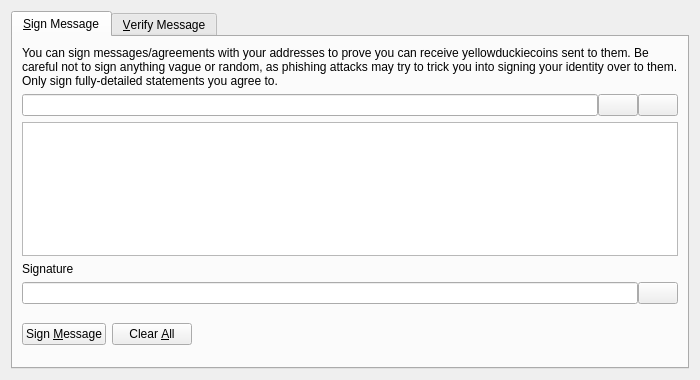
<?xml version="1.0" encoding="UTF-8"?>
<ui version="4.0">
 <class>SignVerifyMessageDialog</class>
 <widget class="QDialog" name="SignVerifyMessageDialog">
  <property name="geometry">
   <rect>
    <x>0</x>
    <y>0</y>
    <width>700</width>
    <height>380</height>
   </rect>
  </property>
  <property name="windowTitle">
   <string>Signatures - Sign / Verify a Message</string>
  </property>
  <property name="modal">
   <bool>true</bool>
  </property>
  <layout class="QVBoxLayout" name="verticalLayout">
   <item>
    <widget class="QTabWidget" name="tabWidget">
     <property name="currentIndex">
      <number>0</number>
     </property>
     <widget class="QWidget" name="tabSignMessage">
      <attribute name="title">
       <string>&amp;Sign Message</string>
      </attribute>
      <layout class="QVBoxLayout" name="verticalLayout_SM">
       <item>
        <widget class="QLabel" name="infoLabel_SM">
         <property name="text">
          <string>You can sign messages/agreements with your addresses to prove you can receive yellowduckiecoins sent to them. Be careful not to sign anything vague or random, as phishing attacks may try to trick you into signing your identity over to them. Only sign fully-detailed statements you agree to.</string>
         </property>
         <property name="textFormat">
          <enum>Qt::PlainText</enum>
         </property>
         <property name="wordWrap">
          <bool>true</bool>
         </property>
        </widget>
       </item>
       <item>
        <layout class="QHBoxLayout" name="horizontalLayout_1_SM">
         <property name="spacing">
          <number>0</number>
         </property>
         <item>
          <widget class="QValidatedLineEdit" name="addressIn_SM">
           <property name="toolTip">
            <string>The YellowDuckieCoin address to sign the message with</string>
           </property>
          </widget>
         </item>
         <item>
          <widget class="QPushButton" name="addressBookButton_SM">
           <property name="toolTip">
            <string>Choose previously used address</string>
           </property>
           <property name="text">
            <string/>
           </property>
           <property name="icon">
            <iconset resource="../yellowduckiecoin.qrc">
             <normaloff>:/icons/address-book</normaloff>:/icons/address-book</iconset>
           </property>
           <property name="shortcut">
            <string>Alt+A</string>
           </property>
           <property name="autoDefault">
            <bool>false</bool>
           </property>
          </widget>
         </item>
         <item>
          <widget class="QPushButton" name="pasteButton_SM">
           <property name="toolTip">
            <string>Paste address from clipboard</string>
           </property>
           <property name="text">
            <string/>
           </property>
           <property name="icon">
            <iconset resource="../yellowduckiecoin.qrc">
             <normaloff>:/icons/editpaste</normaloff>:/icons/editpaste</iconset>
           </property>
           <property name="shortcut">
            <string>Alt+P</string>
           </property>
           <property name="autoDefault">
            <bool>false</bool>
           </property>
          </widget>
         </item>
        </layout>
       </item>
       <item>
        <widget class="QPlainTextEdit" name="messageIn_SM">
         <property name="toolTip">
          <string>Enter the message you want to sign here</string>
         </property>
        </widget>
       </item>
       <item>
        <widget class="QLabel" name="signatureLabel_SM">
         <property name="text">
          <string>Signature</string>
         </property>
         <property name="textFormat">
          <enum>Qt::PlainText</enum>
         </property>
        </widget>
       </item>
       <item>
        <layout class="QHBoxLayout" name="horizontalLayout_2_SM">
         <property name="spacing">
          <number>0</number>
         </property>
         <item>
          <widget class="QLineEdit" name="signatureOut_SM">
           <property name="font">
            <font>
             <italic>true</italic>
            </font>
           </property>
           <property name="readOnly">
            <bool>true</bool>
           </property>
          </widget>
         </item>
         <item>
          <widget class="QPushButton" name="copySignatureButton_SM">
           <property name="toolTip">
            <string>Copy the current signature to the system clipboard</string>
           </property>
           <property name="text">
            <string/>
           </property>
           <property name="icon">
            <iconset resource="../yellowduckiecoin.qrc">
             <normaloff>:/icons/editcopy</normaloff>:/icons/editcopy</iconset>
           </property>
           <property name="autoDefault">
            <bool>false</bool>
           </property>
          </widget>
         </item>
        </layout>
       </item>
       <item>
        <layout class="QHBoxLayout" name="horizontalLayout_3_SM">
         <item>
          <widget class="QPushButton" name="signMessageButton_SM">
           <property name="toolTip">
            <string>Sign the message to prove you own this YellowDuckieCoin address</string>
           </property>
           <property name="text">
            <string>Sign &amp;Message</string>
           </property>
           <property name="icon">
            <iconset resource="../yellowduckiecoin.qrc">
             <normaloff>:/icons/edit</normaloff>:/icons/edit</iconset>
           </property>
           <property name="autoDefault">
            <bool>false</bool>
           </property>
          </widget>
         </item>
         <item>
          <widget class="QPushButton" name="clearButton_SM">
           <property name="toolTip">
            <string>Reset all sign message fields</string>
           </property>
           <property name="text">
            <string>Clear &amp;All</string>
           </property>
           <property name="icon">
            <iconset resource="../yellowduckiecoin.qrc">
             <normaloff>:/icons/remove</normaloff>:/icons/remove</iconset>
           </property>
           <property name="autoDefault">
            <bool>false</bool>
           </property>
          </widget>
         </item>
         <item>
          <spacer name="horizontalSpacer_1_SM">
           <property name="orientation">
            <enum>Qt::Horizontal</enum>
           </property>
           <property name="sizeHint" stdset="0">
            <size>
             <width>40</width>
             <height>48</height>
            </size>
           </property>
          </spacer>
         </item>
         <item>
          <widget class="QLabel" name="statusLabel_SM">
           <property name="font">
            <font>
             <weight>75</weight>
             <bold>true</bold>
            </font>
           </property>
           <property name="text">
            <string/>
           </property>
           <property name="wordWrap">
            <bool>true</bool>
           </property>
          </widget>
         </item>
         <item>
          <spacer name="horizontalSpacer_2_SM">
           <property name="orientation">
            <enum>Qt::Horizontal</enum>
           </property>
           <property name="sizeHint" stdset="0">
            <size>
             <width>40</width>
             <height>48</height>
            </size>
           </property>
          </spacer>
         </item>
        </layout>
       </item>
      </layout>
     </widget>
     <widget class="QWidget" name="tabVerifyMessage">
      <attribute name="title">
       <string>&amp;Verify Message</string>
      </attribute>
      <layout class="QVBoxLayout" name="verticalLayout_VM">
       <item>
        <widget class="QLabel" name="infoLabel_VM">
         <property name="text">
          <string>Enter the receiver's address, message (ensure you copy line breaks, spaces, tabs, etc. exactly) and signature below to verify the message. Be careful not to read more into the signature than what is in the signed message itself, to avoid being tricked by a man-in-the-middle attack. Note that this only proves the signing party receives with the address, it cannot prove sendership of any transaction!</string>
         </property>
         <property name="textFormat">
          <enum>Qt::PlainText</enum>
         </property>
         <property name="alignment">
          <set>Qt::AlignLeading|Qt::AlignLeft|Qt::AlignTop</set>
         </property>
         <property name="wordWrap">
          <bool>true</bool>
         </property>
        </widget>
       </item>
       <item>
        <layout class="QHBoxLayout" name="horizontalLayout_1_VM">
         <property name="spacing">
          <number>0</number>
         </property>
         <item>
          <widget class="QValidatedLineEdit" name="addressIn_VM">
           <property name="toolTip">
            <string>The YellowDuckieCoin address the message was signed with</string>
           </property>
          </widget>
         </item>
         <item>
          <widget class="QPushButton" name="addressBookButton_VM">
           <property name="toolTip">
            <string>Choose previously used address</string>
           </property>
           <property name="text">
            <string/>
           </property>
           <property name="icon">
            <iconset resource="../yellowduckiecoin.qrc">
             <normaloff>:/icons/address-book</normaloff>:/icons/address-book</iconset>
           </property>
           <property name="shortcut">
            <string>Alt+A</string>
           </property>
           <property name="autoDefault">
            <bool>false</bool>
           </property>
          </widget>
         </item>
        </layout>
       </item>
       <item>
        <widget class="QPlainTextEdit" name="messageIn_VM"/>
       </item>
       <item>
        <widget class="QValidatedLineEdit" name="signatureIn_VM"/>
       </item>
       <item>
        <layout class="QHBoxLayout" name="horizontalLayout_2_VM">
         <item>
          <widget class="QPushButton" name="verifyMessageButton_VM">
           <property name="toolTip">
            <string>Verify the message to ensure it was signed with the specified YellowDuckieCoin address</string>
           </property>
           <property name="text">
            <string>Verify &amp;Message</string>
           </property>
           <property name="icon">
            <iconset resource="../yellowduckiecoin.qrc">
             <normaloff>:/icons/transaction_0</normaloff>:/icons/transaction_0</iconset>
           </property>
           <property name="autoDefault">
            <bool>false</bool>
           </property>
          </widget>
         </item>
         <item>
          <widget class="QPushButton" name="clearButton_VM">
           <property name="toolTip">
            <string>Reset all verify message fields</string>
           </property>
           <property name="text">
            <string>Clear &amp;All</string>
           </property>
           <property name="icon">
            <iconset resource="../yellowduckiecoin.qrc">
             <normaloff>:/icons/remove</normaloff>:/icons/remove</iconset>
           </property>
           <property name="autoDefault">
            <bool>false</bool>
           </property>
          </widget>
         </item>
         <item>
          <spacer name="horizontalSpacer_1_VM">
           <property name="orientation">
            <enum>Qt::Horizontal</enum>
           </property>
           <property name="sizeHint" stdset="0">
            <size>
             <width>40</width>
             <height>48</height>
            </size>
           </property>
          </spacer>
         </item>
         <item>
          <widget class="QLabel" name="statusLabel_VM">
           <property name="font">
            <font>
             <weight>75</weight>
             <bold>true</bold>
            </font>
           </property>
           <property name="text">
            <string/>
           </property>
           <property name="wordWrap">
            <bool>true</bool>
           </property>
          </widget>
         </item>
         <item>
          <spacer name="horizontalSpacer_2_VM">
           <property name="orientation">
            <enum>Qt::Horizontal</enum>
           </property>
           <property name="sizeHint" stdset="0">
            <size>
             <width>40</width>
             <height>48</height>
            </size>
           </property>
          </spacer>
         </item>
        </layout>
       </item>
      </layout>
     </widget>
    </widget>
   </item>
  </layout>
 </widget>
 <customwidgets>
  <customwidget>
   <class>QValidatedLineEdit</class>
   <extends>QLineEdit</extends>
   <header>qvalidatedlineedit.h</header>
  </customwidget>
 </customwidgets>
 <resources>
  <include location="../yellowduckiecoin.qrc"/>
 </resources>
 <connections/>
</ui>
